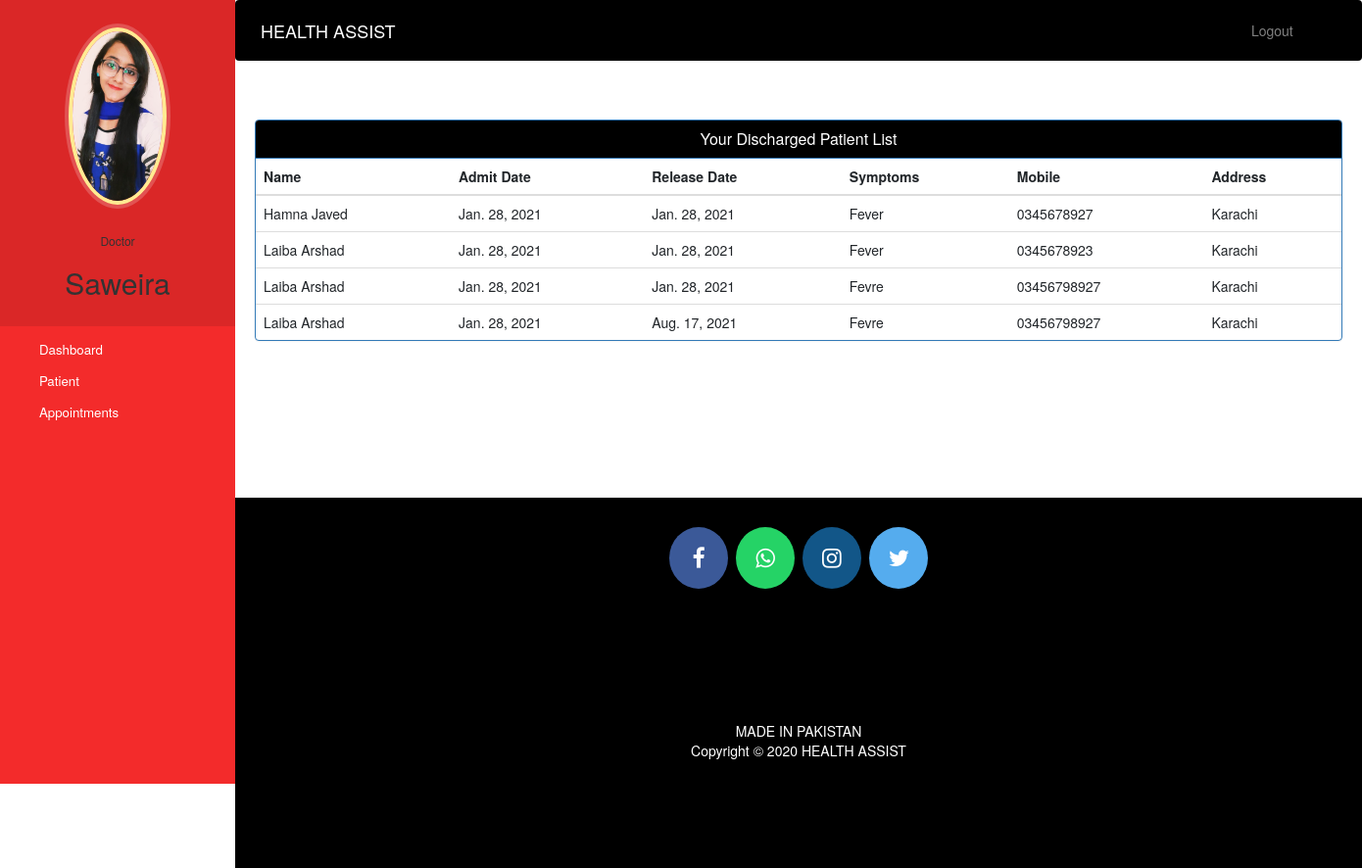
The app's page /doctor-view-discharge-patient (signed in) with its own data.
### hospital/models.py (models this page shows, shortened)
class Doctor(models.Model):
    user=models.OneToOneField(User,on_delete=models.CASCADE)
    profile_pic= models.ImageField(upload_to='profile_pic/DoctorProfilePic/',null=True,blank=True)
    address = models.CharField(max_length=40)
    mobile = models.CharField(max_length=20,null=True)
    department= models.CharField(max_length=50,choices=departments,default='Cardiologist')
    status=models.BooleanField(default=True)

class PatientDischargeDetails(models.Model):
    patientId=models.PositiveIntegerField(null=True)
    patientName=models.CharField(max_length=40)
    assignedDoctorName=models.CharField(max_length=40)
    address = models.CharField(max_length=40)
    mobile = models.CharField(max_length=20,null=True)
    symptoms = models.CharField(max_length=100,null=True)
    admitDate=models.DateField(null=True)
    releaseDate=models.DateField(null=True)
    daySpent=models.PositiveIntegerField(null=True)
    roomCharge=models.PositiveIntegerField(null=True)
    medicineCost=models.PositiveIntegerField(null=True)
    doctorFee=models.PositiveIntegerField(null=True)
    OtherCharge=models.PositiveIntegerField(null=True)
    total=models.PositiveIntegerField(null=True)

### hospital/views.py (the view)
# urls.py: path('doctor-view-discharge-patient',views.doctor_view_discharge_patient_view,name='doctor-view-discharge-patient'),
@login_required(login_url='doctorlogin')
@user_passes_test(is_doctor)
def doctor_view_discharge_patient_view(request):
    dischargedpatients=models.PatientDischargeDetails.objects.all().distinct().filter(assignedDoctorName=request.user.first_name)
    doctor=models.Doctor.objects.get(user_id=request.user.id) #for profile picture of doctor in sidebar
    return render(request,'hospital/doctor_view_discharge_patient.html',{'dischargedpatients':dischargedpatients,'doctor':doctor})

### hospital/views.py (called while the page is built)
def is_doctor(user):
    return user.groups.filter(name='DOCTOR').exists()

### templates/hospital/doctor_view_discharge_patient.html (shortened to what this page needs)
{% extends 'hospital/doctor_base.html' %}
{% block content %}
{%load static%}
<head>
  <link href="//netdna.bootstrapcdn.com/bootstrap/3.0.0/css/bootstrap.min.css" rel="stylesheet" id="bootstrap-css">
</head>
<div class="container">
  <div class="panel panel-primary">
    <div class="panel-heading" style=" background-color:black;">
      <h6 class="panel-title">Your Discharged Patient List</h6>
    </div>
    <table class="table table-hover" id="dev-table">
      <thead>
        <tr>
          <th>Name</th>
          <th>Admit Date</th>
          <th>Release Date</th>
          <th>Symptoms</th>
          <th>Mobile</th>
          <th>Address</th>
        </tr>
      </thead>
      {% for p in dischargedpatients %}
      <tr>
        <td> {{p.patientName}}</td>
        <td>{{p.admitDate}}</td>
        <td>{{p.releaseDate}}</td>
        <td>{{p.symptoms}}</td>
        <td>{{p.mobile}}</td>
        <td>{{p.address}}</td>
      </tr>
      {% endfor %}
    </table>
  </div>
</div>
{% endblock content %}

### templates/hospital/doctor_base.html (shortened to what this page needs)
<!DOCTYPE html>
{% load static %}
<html lang="en">
<head>
  <link rel="stylesheet" href="https://stackpath.bootstrapcdn.com/bootstrap/4.3.1/css/bootstrap.min.css">
  <link rel="stylesheet" href="https://maxcdn.bootstrapcdn.com/font-awesome/4.7.0/css/font-awesome.min.css">
</head>
<body>
  <nav class="menu" tabindex="0" style="background-color:  #f32b2b  ;">
    <header class="avatar">
      <img src="{% static doctor.profile_pic.url %}" alt="Profile Pic" />
      <br><br>
      <h6>Doctor</h6>
      <h2>{{request.user.first_name}}</h2>
    </header>
    <ul>
      <li tabindex="0" class="icon-dashboard"> <a style="color:white; text-decoration:none;" href="/doctor-dashboard"><span>Dashboard</span></a> </li>
      <li tabindex="0" class="icon-users"> <a style="color:white; text-decoration:none;" href="/doctor-patient"><span>Patient</span></a></li>
      <li tabindex="0" class="icon-calendar"> <a style="color:white; text-decoration:none;" href="/doctor-appointment"><span>Appointments</span></a></li>
    </ul>
  </nav>
  <main>
    <div class="bs-example">
      <nav class="navbar navbar-expand-md  navbar-dark fixed-top" style="background:black;">
        <a href="/doctor-dashboard" class="navbar-brand">HEALTH ASSIST</a>
        <div class="collapse navbar-collapse justify-content-between" id="navbarCollapse">
          <div class="navbar-nav" style=" margin-left: 90%;">
            <a href="/logout" class="nav-item nav-link">Logout</a>
          </div>
        </div>
      </nav>
    </div>
    <br><br>
    {% block content %}
    {% endblock content %}
    <br><br><br><br><br><br><br>
    <footer>
      <p>
        <a id="ftr" href="https://www.facebook.com/" class="fa fa-facebook"></a>
        <a id="ftr" href="https://api.whatsapp.com" class="fa fa-whatsapp"></a>
        <a id="ftr" href="https://instagram.com/" class="fa fa-instagram"></a>
        <a id="ftr" href="https://twitter.com/" class="fa fa-twitter"></a>
      </p>
      <br>
      <div class="container">
        <div class="row">
          <div class="col-md-12 col-sm-12">
            <div style="color:#ffffff;" class="wow fadeInUp footer-copyright">
              <p>MADE IN PAKISTAN <br>
                Copyright &copy; 2020 HEALTH ASSIST </p>
            </div>
          </div>
        </div>
      </div>
    </footer>
  </main>
</body>
</html>

### templates/hospital/doctor_base.html (style rules this page uses)
a:link { text-decoration: none; }
a { color: white; }
footer { padding: 0px 0px 0px 0px; background-color: black; margin: 0px; }
#ftr { padding: 20px; }
.fa { font-size: 23px; width: 60px; text-align: center; text-decoration: none; margin: 5px 2px; border-radius: 50%; }
.fa-facebook { background: #3B5998; color: white; margin-top: 30px; }
.fa-whatsapp { background: #25d366; color: white; }
.fa-twitter { background: #55ACEE; color: white; }
.fa-instagram { background: #125688; color: white; }
p { text-align: center; }
body { padding-left: 240px; }
main { position: relative; height: 100vh; }
.menu { background: #5bc995; height: 100vh; width: 240px; position: fixed; top: 0px; left: 0; z-index: 5; outline: none; }
.menu .avatar { background: rgba(0, 0, 0, 0.1); padding: 2em 0.5em; text-align: center; }
.menu .avatar img { width: 100px; border-radius: 50%; overflow: hidden; border: 4px solid #ffea92; box-shadow: 0 0 0 4px rgba(255, 255, 255, 0.2); }
.menu .avatar h2 { font-weight: normal; margin-bottom: 0; }
.menu ul { list-style: none; padding: 0.5em 0; margin: 0; }
.menu ul li { padding: 0.5em 1em 0.5em 3em; font-size: 0.95em; font-weight: regular; background-repeat: no-repeat; background-position: left 15px center; background-size: auto 20px; transition: all 0.15s linear; cursor: pointer; }
.menu ul li.icon-dashboard { background-image: url("http://www.entypo.com/images//gauge.svg"); }
.menu ul li.icon-users { background-image: url("http://www.entypo.com/images//users.svg"); }
.menu ul li.icon-calendar { background-image: url("http://www.entypo.com/images//calendar.svg"); }

### templates/hospital/doctor_view_discharge_patient.html (style rules this page uses)
a:link { text-decoration: none; }
h6 { text-align: center; }
.row { margin: 100px; }

### records on screen
Doctor: profile_pic (picture)
PatientDischargeDetails: patientName "Hamna Javed", admitDate "Jan. 28, 2021", releaseDate "Jan. 28, 2021", symptoms "Fever", mobile "0345678927", address "Karachi"
PatientDischargeDetails: patientName "Laiba Arshad", admitDate "Jan. 28, 2021", releaseDate "Jan. 28, 2021", symptoms "Fever", mobile "0345678923", address "Karachi"
PatientDischargeDetails: patientName "Laiba Arshad", admitDate "Jan. 28, 2021", releaseDate "Jan. 28, 2021", symptoms "Fevre", mobile "03456798927", address "Karachi"
PatientDischargeDetails: patientName "Laiba Arshad", admitDate "Jan. 28, 2021", releaseDate "Aug. 17, 2021", symptoms "Fevre", mobile "03456798927", address "Karachi"

### other values on screen
{{ request.user.first_name }} "Saweira"
